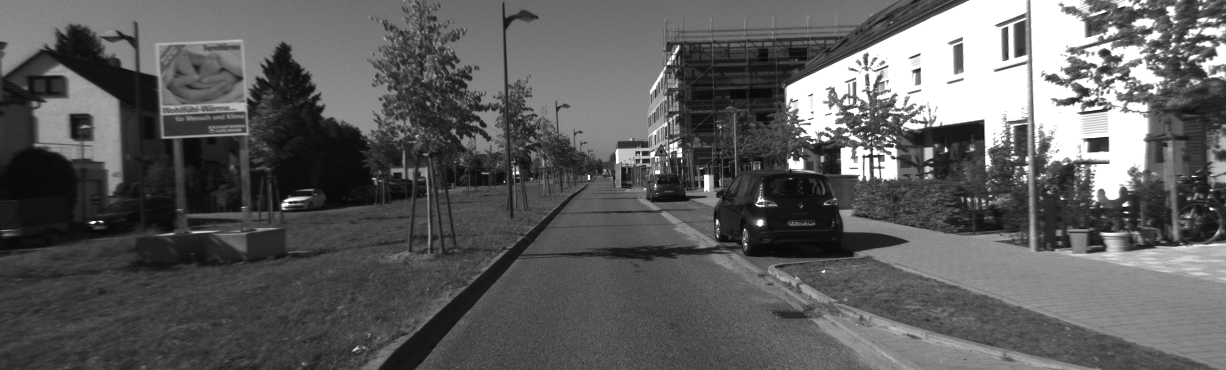
#> input picture KITTI_sequence_1/image_l/000000.png, 1226 x 370 px; its folder holds 4 pictures in this run
$ python vo.py
#> lines starting #> are read from the running program, lines starting #| are printed output that depends on the picture; long printed decimals are rounded
#> (reads KITTI_sequence_1/calib.txt from the repository)
import os
import cv2
import numpy as np
import matplotlib.pyplot as plt

def extract_and_match_features(image_path1, image_path2):
    """
    Extract features using SIFT, match using FLANN, and apply RANSAC to remove outliers.

    Parameters:
        image_path1: Path to the first image.
        image_path2: Path to the second image.

    Returns:
        None (Displays matched features with outliers removed using RANSAC)
    """
#> called with image_path1 = 'KITTI_sequence_1/image_l/000000.png', image_path2 = 'KITTI_sequence_1/image_l/000001.png'
    # Load images
    img1 = cv2.imread(image_path1, cv2.IMREAD_COLOR)
#> img1 is the input picture: shape (370, 1226, 3); min 8, max 255, mean 93.4
    img2 = cv2.imread(image_path2, cv2.IMREAD_COLOR)
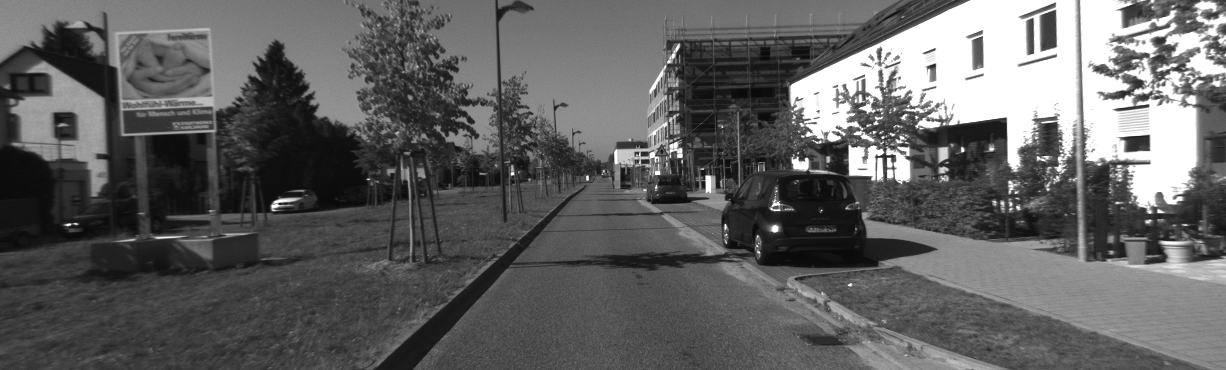
#> input picture KITTI_sequence_1/image_l/000001.png, 1226 x 370 px
#> img2 is the input picture: shape (370, 1226, 3); min 8, max 255, mean 96.9

    if img1 is None or img2 is None:
        print(f"Error loading images: {image_path1}, {image_path2}")
        return

    # Convert images to grayscale
    gray1 = cv2.cvtColor(img1, cv2.COLOR_BGR2GRAY)
    gray2 = cv2.cvtColor(img2, cv2.COLOR_BGR2GRAY)

    # Initialize SIFT detector
    orb = cv2.ORB_create()

    # Detect and compute features
    keypoints1, descriptors1 = orb.detectAndCompute(gray1, None)
#> keypoints1 = 500 keypoints; strongest (x, y, size): (875, 158, 37.2), (874, 153, 31), (875, 152, 37.2), (877, 158, 31)
    keypoints2, descriptors2 = orb.detectAndCompute(gray2, None)
#> keypoints2 = 500 keypoints; strongest (x, y, size): (889, 159, 31), (889, 158, 37.2), (882, 152, 31), (963, 150, 31)

    if descriptors1 is None or descriptors2 is None:
        print("No descriptors found in one or both images.")
        return

    # Use FLANN-based matcher with KDTree algorithm
    index_params = dict(algorithm=6, table_number=6, key_size=12, multi_probe_level=1)
    search_params = dict(checks=50)
    flann = cv2.FlannBasedMatcher(index_params, search_params)

    # Match descriptors using KNN
    matches = flann.knnMatch(descriptors1, descriptors2, k=2)
#> matches = 500 matches

    # Apply Lowe's ratio test
    good_matches = []
    for m_n in matches:
        if len(m_n) != 2:
            continue
        m,n = m_n
        if m.distance < 0.8 * n.distance:
            good_matches.append(m)
#> after the loop, good_matches = 198 matches


    # Extract matched keypoints
    if len(good_matches) > 10:  # Minimum matches required for RANSAC
        src_pts = np.float32([keypoints1[m.queryIdx].pt for m in good_matches]).reshape(-1, 1, 2)
#> src_pts = 198 rows, first 8: [636, 152], [886, 137], [1106, 137], [1158, 50], [681, 155], [679, 156], [874, 153], [805, 132]
        dst_pts = np.float32([keypoints2[m.trainIdx].pt for m in good_matches]).reshape(-1, 1, 2)
#> dst_pts = 198 rows, first 8: [635, 152], [900, 136], [1148, 135], [774, 200.7], [681, 156], [679, 157], [887, 153], [810, 130.8]

        # Apply RANSAC to filter outliers
        H, mask = cv2.findHomography(src_pts, dst_pts, cv2.RANSAC, 5.0)
#> H = [[0.674, -0.262, 131.5], [-0.0336, 0.772, 28.62], [-0.000211, -0.000321, 1]]; mask = 198 values, max 1 at index 0, min 0 at index 2, mean 0.672

        # Keep only inlier matches
        inlier_matches = [good_matches[i] for i in range(len(mask)) if mask[i]]
#> inlier_matches = 133 matches

        print(f"Keypoints1: {len(keypoints1)}, Keypoints2: {len(keypoints2)}")
#| Keypoints1: 500, Keypoints2: 500
        print(f"Total Matches: {len(good_matches)}, Inliers after RANSAC: {len(inlier_matches)}")
#| Total Matches: 198, Inliers after RANSAC: 133

        # Draw inlier matches
        match_img = cv2.drawMatches(img1, keypoints1, img2, keypoints2, inlier_matches, None, flags=cv2.DrawMatchesFlags_NOT_DRAW_SINGLE_POINTS)
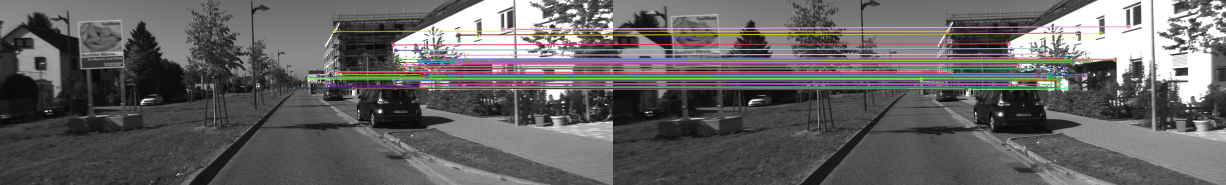
#> match_img: shape (370, 2452, 3) (shown at 1/2 size); mean B, G, R 97.2, 98.1, 98.6

        # Show results using OpenCV
        cv2.imshow('Matched Features (RANSAC Filtered)', match_img)
        cv2.waitKey(1)
        return keypoints1, keypoints2, good_matches
    else:
        print(f"Not enough good matches for RANSAC: {len(good_matches)}")

# Path to images folder

def get_pose(keypoints1, keypoints2, matches, K):
    """
    Estimates the pose between two images using the matched keypoints.

    Parameters:
        keypoints1, keypoints2: Keypoints from the two images.
        matches: Matches between the keypoints.
        K: Intrinsic camera matrix.

    Returns:
        R, t: Rotation and translation matrices.
    """
    # Convert keypoints to Point2f format
    points1 = np.float32([keypoints1[m.queryIdx].pt for m in matches])
#> points1 = 198 pairs, first value 92.16 to 1158, second value 46 to 233.3
    points2 = np.float32([keypoints2[m.trainIdx].pt for m in matches])
#> points2 = 198 pairs, first value 66.24 to 1167.6, second value 42 to 241.9

    # Compute the Essential matrix
    focal_length = K[0, 0]
    principal_point = (K[0, 2], K[1, 2])
    essential_matrix, _ = cv2.findEssentialMat(points1, points2, focal=focal_length, pp=principal_point)
#> essential_matrix = [[0.00517, -0.705, -0.0535], [0.705, 0.00511, -0.00928], [0.0527, 0.0106, 7.79e-05]]

    # Recover pose from the Essential matrix
    _, R, t, _ = cv2.recoverPose(essential_matrix, points1, points2, K)
#> R = [[1, 0.00723, 0.00129], [-0.00723, 1, 0.000949], [-0.00129, -0.000958, 1]]; t = [-0.0144, 0.0747, -0.997]

    print(f"Essential Matrix:\n{essential_matrix}")
#| Essential Matrix:
#| [[ 5.16708995e-03 -7.04989881e-01 -5.34670609e-02]
#|  [ 7.05053316e-01  5.10811979e-03 -9.27908238e-03]
#|  [ 5.27228603e-02  1.05717994e-02  7.79049997e-05]]
    print(f"Rotation Matrix:\n{R}")
#| Rotation Matrix:
#| [[ 9.99973020e-01  7.23109963e-03  1.29235606e-03]
#|  [-7.23232890e-03  9.99973396e-01  9.49061437e-04]
#|  [-1.28545892e-03 -9.58382575e-04  9.99998715e-01]]
    print(f"Translation Vector:\n{t}")
#| Translation Vector:
#| [[-0.01441]
#|  [ 0.07467]
#|  [-0.9971]]

    return R, t


def main():
# Match features between consecutive images
    with open('KITTI_sequence_1/calib.txt', 'r') as f:
                params = np.fromstring(f.readline(), dtype=np.float64, sep=' ')
                P = np.reshape(params, (3, 4))
                K = P[0:3, 0:3]

    path = 'KITTI_sequence_1/image_l'
    images = sorted(os.listdir(path))

    global_R = np.eye(3)
    global_t = np.zeros((3, 1))
    trajectory = [global_t.flatten()]

    for i in range(1, len(images)):
        kp1, kp2, matches = extract_and_match_features(os.path.join(path, images[i-1]),
                                                       os.path.join(path, images[i]))
        if kp1 is None:
            continue  # Skip if feature extraction failed
        R, t = get_pose(kp1, kp2, matches, K)
#> t = [-0.0144, 0.0747, -0.997]
        # Update the global pose:
        # The new pose is given by: T_i = T_(i-1) * T_rel
        global_t = global_t + global_R @ t
#> global_t = [-0.0144, 0.0747, -0.997]
        global_R = global_R @ R
#> global_R has the same summary as R in get_pose
        trajectory.append(global_t.flatten())
#> pass 2 of the loop in main, `for i in range(1, len(images)):`:
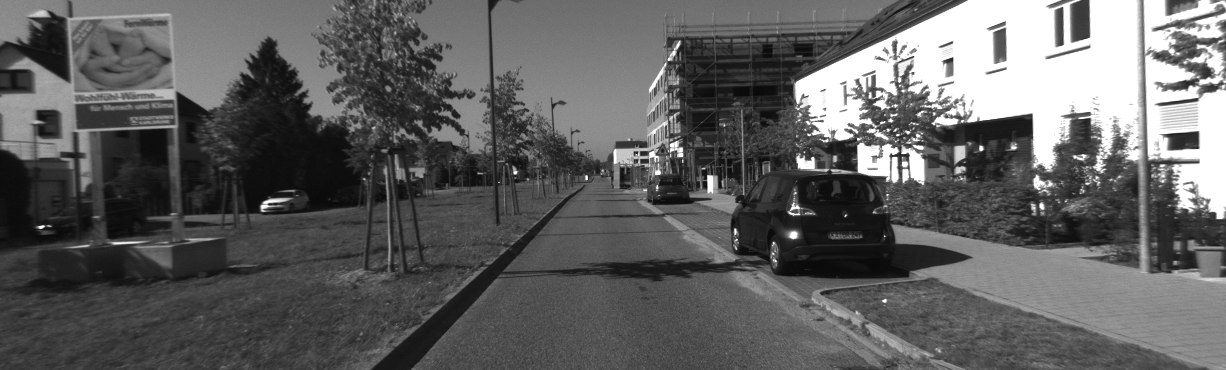
#> input picture KITTI_sequence_1/image_l/000002.png, 1226 x 370 px
#> in extract_and_match_features, img2 is the input picture: shape (370, 1226, 3); min 8, max 255, mean 96.1
#> keypoints1 has the same summary as keypoints2
#> keypoints2 = 500 keypoints; strongest (x, y, size): (982, 148, 31), (812, 158, 31), (890, 155, 31), (896, 150, 37.2)
#> after the loop in extract_and_match_features (call 2), `for m_n in matches:`: good_matches = 204 matches
#> src_pts = 204 rows, first 8: [902, 118], [675, 152], [839, 138], [806, 159], [883, 137], [635, 152], [776, 231], [881, 159]
#> dst_pts = 204 rows, first 8: [917, 115], [676, 151], [850.8, 135.6], [812, 158], [897, 134], [634, 152], [793.2, 237.6], [896, 158]
#> H = [[0.86, 0.126, 28.95], [-0.0266, 0.966, 12.3], [-0.000143, 0.000186, 1]]; mask = 204 values, max 1 at index 0, min 0 at index 6, mean 0.784
#> inlier_matches = 160 matches
#| Keypoints1: 500, Keypoints2: 500
#| Total Matches: 204, Inliers after RANSAC: 160
#> in extract_and_match_features (call 2), `match_img = cv2.drawMatches(img1, keypoints1, img2, keypoints2, inlier..`:
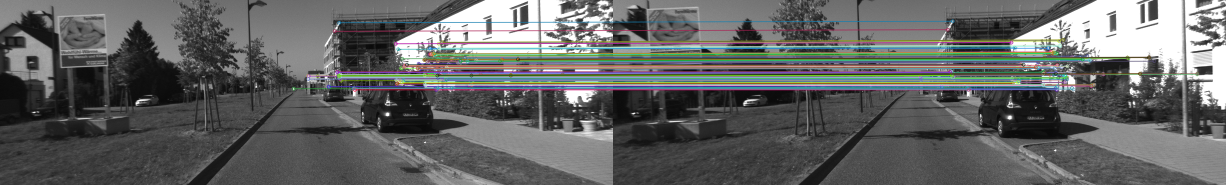
#> match_img: shape (370, 2452, 3) (shown at 1/2 size); mean B, G, R 98.7, 99.5, 98
#| Essential Matrix:
#| [[-1.83753912e-13 -7.06022548e-01 -1.11543222e-02]
#|  [ 7.06022548e-01 -1.84862968e-13 -3.75199072e-02]
#|  [ 1.11543222e-02  3.75199072e-02 -1.59514374e-15]]
#| Rotation Matrix:
#| [[ 1.00000000e+00 -2.60249396e-13 -1.35239042e-14]
#|  [ 2.59896054e-13  1.00000000e+00 -3.29042349e-14]
#|  [ 1.35239042e-14  3.29215821e-14  1.00000000e+00]]
#| Translation Vector:
#| [[-0.05306]
#|  [ 0.01577]
#|  [-0.9985]]
#> in main, `R, t = get_pose(kp1, kp2, matches, K)`: R = [[1, -2.6e-13, -1.35e-14], [2.6e-13, 1, -3.29e-14], [1.35e-14, 3.29e-14, 1]]; t = [-0.0531, 0.0158, -0.998]
#> global_t = [-0.0686, 0.0899, -2]
#> pass 3 of the loop in main, `for i in range(1, len(images)):`:
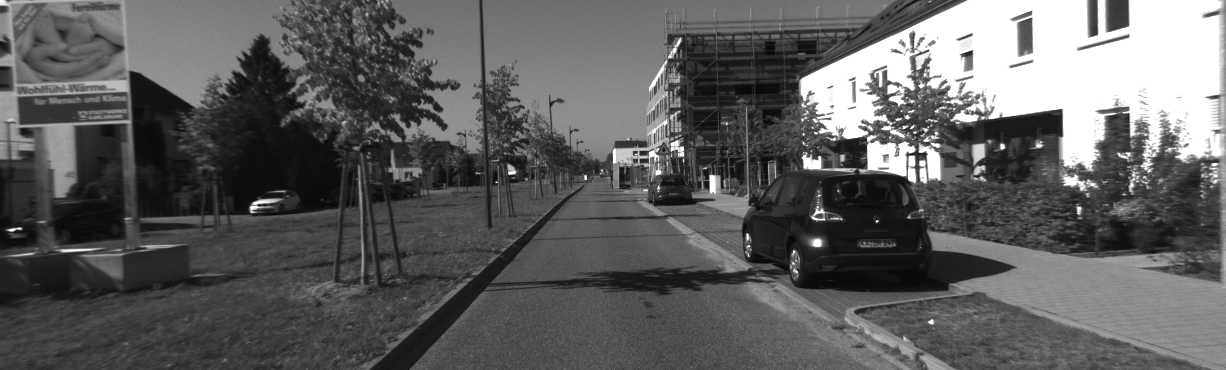
#> input picture KITTI_sequence_1/image_l/000003.png, 1226 x 370 px
#> in extract_and_match_features, img2 is the input picture: shape (370, 1226, 3); min 8, max 255, mean 94.7
#> keypoints1 has the same summary as keypoints2
#> keypoints2 = 500 keypoints; strongest (x, y, size): (1003, 146, 37.2), (817, 158, 31), (913, 156, 37.2), (907, 153, 31)
#> after the loop in extract_and_match_features (call 3), `for m_n in matches:`: good_matches = 207 matches
#> src_pts = 207 rows, first 8: [891, 82], [883, 301], [810, 159], [814, 130], [708, 176], [980, 146], [892, 147], [798, 167]
#> dst_pts = 207 rows, first 8: [908.4, 75.6], [930, 321.6], [817, 158], [821, 129], [710, 176], [1001, 144], [909, 145], [804, 167]
#> H = [[0.835, -0.0823, 52.64], [-0.0235, 0.901, 14.01], [-0.000134, -0.000106, 1]]; mask = 207 values, max 1 at index 0, min 0 at index 1, mean 0.783
#> inlier_matches = 162 matches
#| Keypoints1: 500, Keypoints2: 500
#| Total Matches: 207, Inliers after RANSAC: 162
#> in extract_and_match_features (call 3), `match_img = cv2.drawMatches(img1, keypoints1, img2, keypoints2, inlier..`:
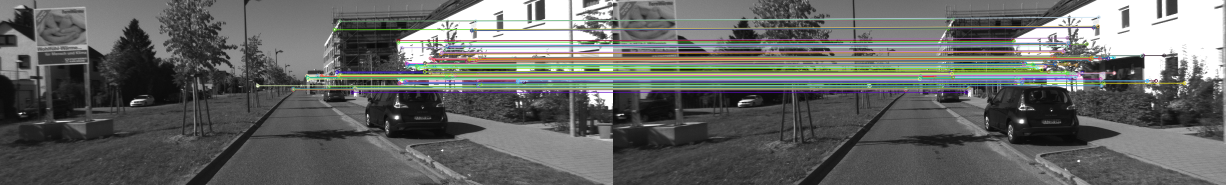
#> match_img: shape (370, 2452, 3) (shown at 1/2 size); mean B, G, R 98.7, 101.2, 99.7
#| Essential Matrix:
#| [[ 9.53792181e-04 -7.06394997e-01 -2.94550338e-02]
#|  [ 7.06351266e-01  9.27261678e-04 -1.15357428e-02]
#|  [ 3.05449555e-02  1.17711559e-02 -9.94513956e-06]]
#| Rotation Matrix:
#| [[ 9.99999066e-01  1.33874126e-03  2.75374452e-04]
#|  [-1.33830864e-03  9.99997879e-01 -1.56524735e-03]
#|  [-2.77469329e-04  1.56487735e-03  9.99998737e-01]]
#| Translation Vector:
#| [[-0.01659 ]
#|  [ 0.04322]
#|  [-0.9989]]
#> in main, `R, t = get_pose(kp1, kp2, matches, K)`: R = [[1, 0.00134, 0.000275], [-0.00134, 1, -0.00157], [-0.000277, 0.00156, 1]]; t = [-0.0166, 0.0432, -0.999]
#> global_t = [-0.0862, 0.132, -2.99]
#> global_R = [[1, 0.00857, 0.00156], [-0.00857, 1, -0.000618], [-0.00156, 0.000605, 1]]

    cv2.destroyAllWindows()

    # Convert trajectory list to a NumPy array for plotting
    trajectory = np.array(trajectory)
#> trajectory = [[0, 0, 0], [-0.0144, 0.0747, -0.997], [-0.0686, 0.0899, -2], [-0.0862, 0.132, -2.99]]
    # For a 2D plot, we take the x and z coordinates. Adjust indices if needed.
    x = trajectory[:, 0]
#> x = [0, -0.0144, -0.0686, -0.0862]
    z = trajectory[:, 2]
#> z = [0, -0.997, -2, -2.99]

    plt.figure(figsize=(8, 6))
    plt.plot(x, z, marker='o', linestyle='-')
    plt.title("Visual Odometry Trajectory (2D)")
    plt.xlabel("X Position (m)")
    plt.ylabel("Z Position (m)")
    plt.grid(True)
    plt.axis('equal')
    plt.show()
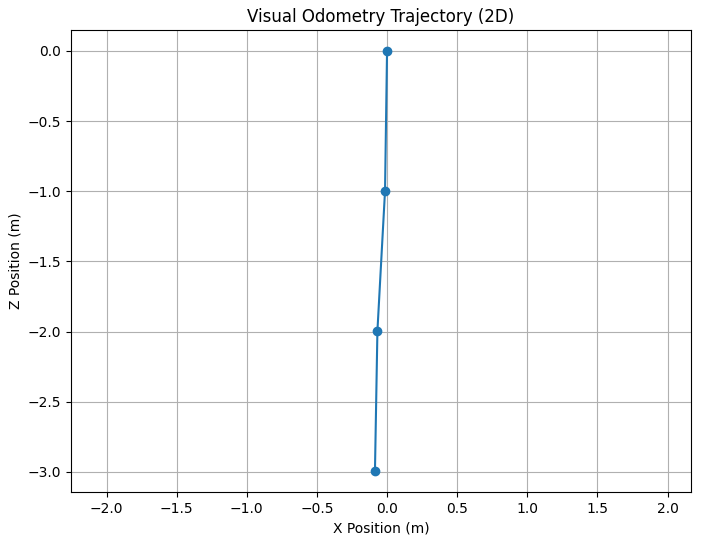
#> figure drawn by matplotlib, 1 panel

if __name__ == "__main__":
    main()
